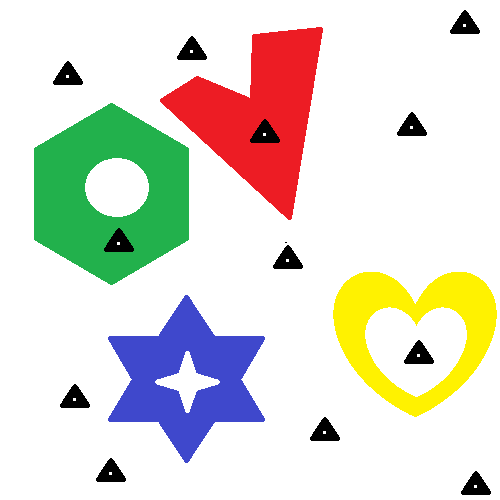
#> input picture Imagens/imagem.png, 500 x 500 px
$ python eliminar_buracos_pretos.py
#> lines starting #> are read from the running program, lines starting #| are printed output that depends on the picture
import cv2

# ler a imagem

imagem = cv2.imread("../../Imagens/imagem.png")
#> imagem is the input picture: shape (500, 500, 3); mean B, G, R 210.8, 221, 223.1

# Converter a imagem para escala de cinza
imagem_cinza = cv2.cvtColor(imagem, cv2.COLOR_BGR2GRAY)
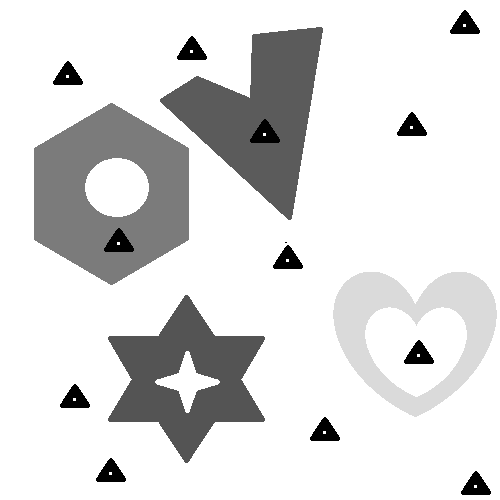
#> imagem_cinza: shape (500, 500); min 0, max 255, mean 220.4

# Encontrar contornos dos objetos pretos
contornos, _ = cv2.findContours(imagem_cinza, cv2.RETR_EXTERNAL, cv2.CHAIN_APPROX_SIMPLE)
#> contornos = [[[0, 0], [0, 499], [499, 499], [499, 0]]]

# Eliminar objetos pretos
for contorno in contornos:
        cv2.drawContours(imagem, [contorno], -1, (0, 0, 0), thickness=cv2.FILLED)
#> this loop made 1 pass
#> contorno on pass 1: [[0, 0], [0, 499], [499, 499], [499, 0]]
#> imagem: shape (500, 500, 3); every value is 0


# armazenar imagem

cv2.imwrite("imagem_objetos_eliminados.png", imagem_cinza)

$ run again, with Imagens/coins.png copied over Imagens/imagem.png
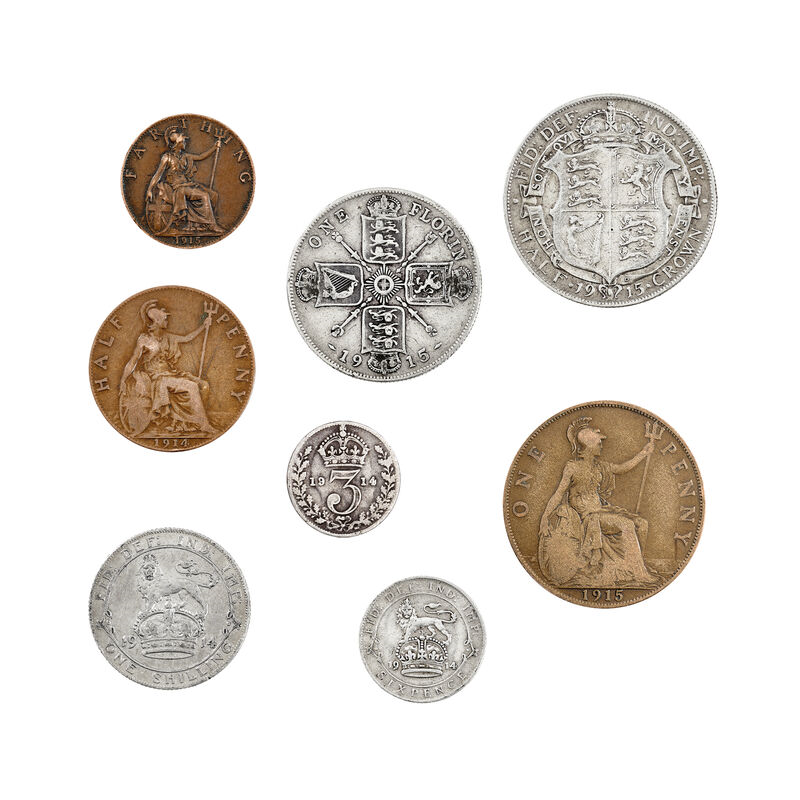
#> input picture Imagens/coins.png, 800 x 800 px
#> imagem is the input picture: shape (800, 800, 3); mean B, G, R 219, 223.9, 228.3
#> `imagem_cinza = cv2.cvtColor(imagem, cv2.COLOR_BGR2GRAY)`:
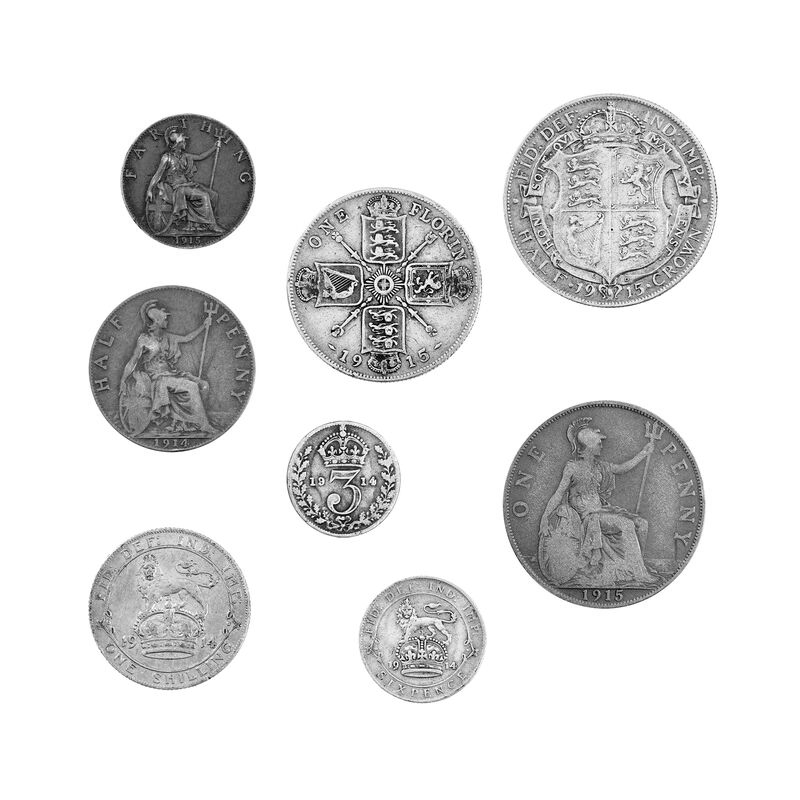
#> imagem_cinza: shape (800, 800); min 0, max 255, mean 224.7
#> contornos = [[[0, 0], [0, 799], [799, 799], [799, 0]]]
#> the loop `for contorno in contornos:` made 1 pass
#> contorno on pass 1: [[0, 0], [0, 799], [799, 799], [799, 0]]
